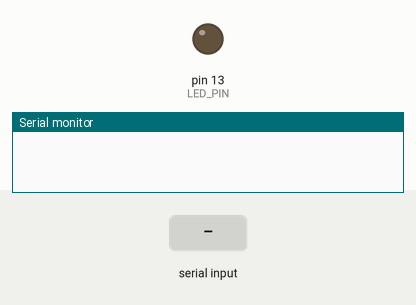
A sketch run on a simulated Arduino Uno, built with avr-gcc and run on an emulated ATmega328P. Shown: output pins drawn as LEDs (lit = HIGH), the last lines printed to the serial monitor. The test bench sets the inputs (shaded band).

Above: at 1.2 s.
1.3 s: "o" received over Serial
At 2.4 s:
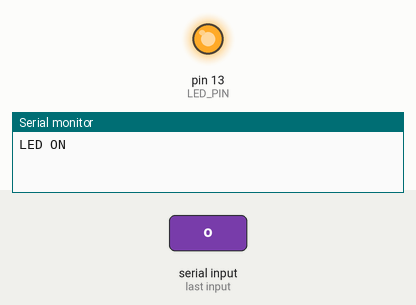
2.8 s: "p" received over Serial
At 3.6 s:
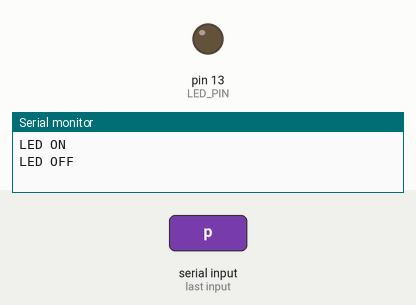
Timing chart, 0 to 5.8 s (numbered marks = the images above; inputs shaded):
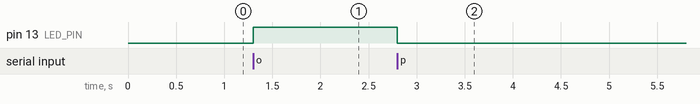

Measured:
- after the input at 1.3 s, pin 13 (LED_PIN): LOW → HIGH at once
- after the input at 2.8 s, pin 13 (LED_PIN): HIGH → LOW at once

The sketch:

sketch_apr22c.ino
```cpp
// 13番ピンに「LED_PIN」という名前をつける
#define LED_PIN 13

// 初期化の処理を書く
void setup() {
  // change( 13 => LED_PIN ) => 名前をつけたので、それを使用
  pinMode(LED_PIN, OUTPUT);
  // シリアルポートを9600bpsで初期化
  Serial.begin(9600);
}

// 繰り返される処理を書く
void loop() {
  int inputchar;
  // シリアルポートから1文字読み込み
  // 読み込むものがない場合 -1 を返す
  inputchar = Serial.read();

  // 読み込むものがあるとき
  if(inputchar != -1){
    switch(inputchar) {
      // 入力された文字が o なら・・・
      case 'o':
        Serial.print("LED ON\n");
        // LED点灯
        digitalWrite(LED_PIN, HIGH);
        break;
      // 入力された文字が p なら・・・
      case 'p':
        Serial.print("LED OFF\n");
        // LED消灯
        digitalWrite(LED_PIN, LOW);
        break;
    }
  }
}
```
